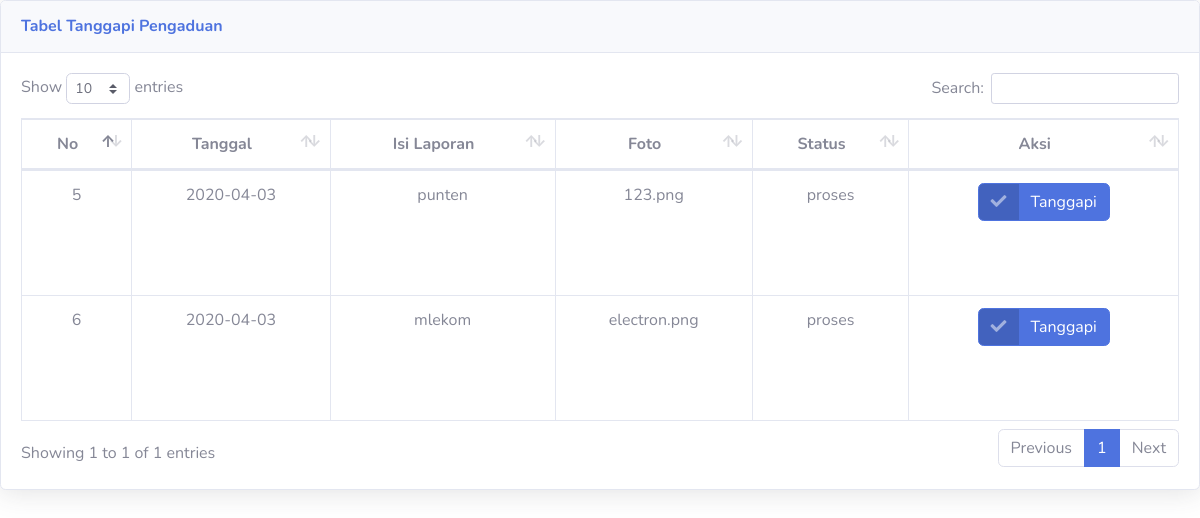
/petugas/tanggapi.php, run on the app's committed database.
### tables this page shows
CREATE TABLE `pengaduan` (
  `id_pengaduan` int(11) NOT NULL,
  `tgl_pengaduan` date NOT NULL,
  `nik` varchar(16) NOT NULL,
  `isi_laporan` text NOT NULL,
  `foto` varchar(225) NOT NULL,
  `status` enum('0','proses','selesai','','') NOT NULL
);

### petugas/tanggapi.php (the view, shortened to what this page needs)
<!DOCTYPE html>
<html lang="en">
<head>
  <link href="../vendor/fontawesome-free/css/all.min.css" rel="stylesheet" type="text/css">
  <link href="../css/sb-admin-2.min.css" rel="stylesheet">
  <link href="../vendor/datatables/dataTables.bootstrap4.min.css" rel="stylesheet">
</head>
<body id="page-top">
          <div class="card shadow mb-4">
            <div class="card-header py-3">
              <h6 class="m-0 font-weight-bold text-primary">Tabel Tanggapi Pengaduan</h6>
            </div>
            <div class="card-body">
              <div class="table-responsive">
                <table class="table table-bordered" id="dataTable" width="100%" cellspacing="0">
                  <thead>
                    <tr align="center">
                      <th>No</th>
                      <th>Tanggal</th>
                      <th>Isi Laporan</th>
                      <th>Foto</th>
                      <th>Status</th>
                      <th>Aksi</th>
                    </tr>
                  </thead>
                  <?php
                  include '../koneksi.php';
                  $sql = ("select * from pengaduan where status='proses'");
                  $ee = mysqli_query($koneksi,$sql);
                  while($data = mysqli_fetch_array($ee)){
                  ?>
                  <tbody>
                    <tr align="center">
                      <td><?= $data['id_pengaduan']; ?></td>
                      <td><?= $data['tgl_pengaduan']; ?></td>
                      <td width="200" height="100"><?= substr($data['isi_laporan'], -40); ?></td>
                      <td><?= $data['foto']; ?></td>
                      <td><?= $data['status']; ?></td>
                      <td>
                        <a href="petugas.php?url=tanggapi_wadulan&id=<?= $data['id_pengaduan']; ?>" class="btn btn-primary btn-icon-split">
                          <span class="icon text-white-50">
                          <i class="fas fa-check"></i>
                        </span>
                        <span class="text">Tanggapi</span>
                        </a>
                      </td>
                    </tr>
                  </tbody>
                <?php } ?>
                </table>
              </div>
            </div>
          </div>
</body>
</html>

### data on the page
pengaduan: id_pengaduan "5", tgl_pengaduan "2020-04-03", isi_laporan "punten", foto "123.png", status "proses"
pengaduan: id_pengaduan "6", tgl_pengaduan "2020-04-03", isi_laporan "mlekom", foto "electron.png", status "proses"
